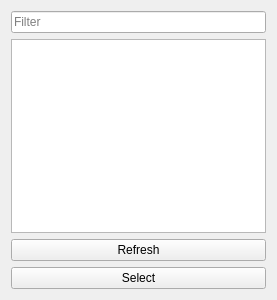
<?xml version="1.0" encoding="UTF-8"?>
<ui version="4.0">
 <class>ProcessSelect</class>
 <widget class="QWidget" name="ProcessSelect">
  <property name="geometry">
   <rect>
    <x>0</x>
    <y>0</y>
    <width>277</width>
    <height>300</height>
   </rect>
  </property>
  <property name="windowTitle">
   <string>Select Process</string>
  </property>
  <layout class="QVBoxLayout" name="verticalLayout_2">
   <item>
    <layout class="QVBoxLayout" name="verticalLayout">
     <item>
      <widget class="QLineEdit" name="lineEdit_processSelect_search">
       <property name="placeholderText">
        <string>Filter</string>
       </property>
      </widget>
     </item>
     <item>
      <widget class="QListView" name="listView_processSelect_processList"/>
     </item>
     <item>
      <widget class="QPushButton" name="pushButton_processSelect_refresh">
       <property name="text">
        <string>Refresh</string>
       </property>
      </widget>
     </item>
     <item>
      <widget class="QPushButton" name="pushButton_processSelect_select">
       <property name="text">
        <string>Select</string>
       </property>
      </widget>
     </item>
    </layout>
   </item>
  </layout>
 </widget>
 <resources/>
 <connections>
  <connection>
   <sender>pushButton_processSelect_refresh</sender>
   <signal>clicked()</signal>
   <receiver>ProcessSelect</receiver>
   <slot>pushButton_processSelect_refresh_clicked()</slot>
   <hints>
    <hint type="sourcelabel">
     <x>147</x>
     <y>262</y>
    </hint>
    <hint type="destinationlabel">
     <x>273</x>
     <y>73</y>
    </hint>
   </hints>
  </connection>
  <connection>
   <sender>pushButton_processSelect_select</sender>
   <signal>clicked()</signal>
   <receiver>ProcessSelect</receiver>
   <slot>pushButton_processSelect_select_clicked()</slot>
   <hints>
    <hint type="sourcelabel">
     <x>206</x>
     <y>283</y>
    </hint>
    <hint type="destinationlabel">
     <x>274</x>
     <y>195</y>
    </hint>
   </hints>
  </connection>
 </connections>
 <slots>
  <slot>pushButton_processSelect_refresh_clicked()</slot>
  <slot>pushButton_processSelect_select_clicked()</slot>
 </slots>
</ui>
